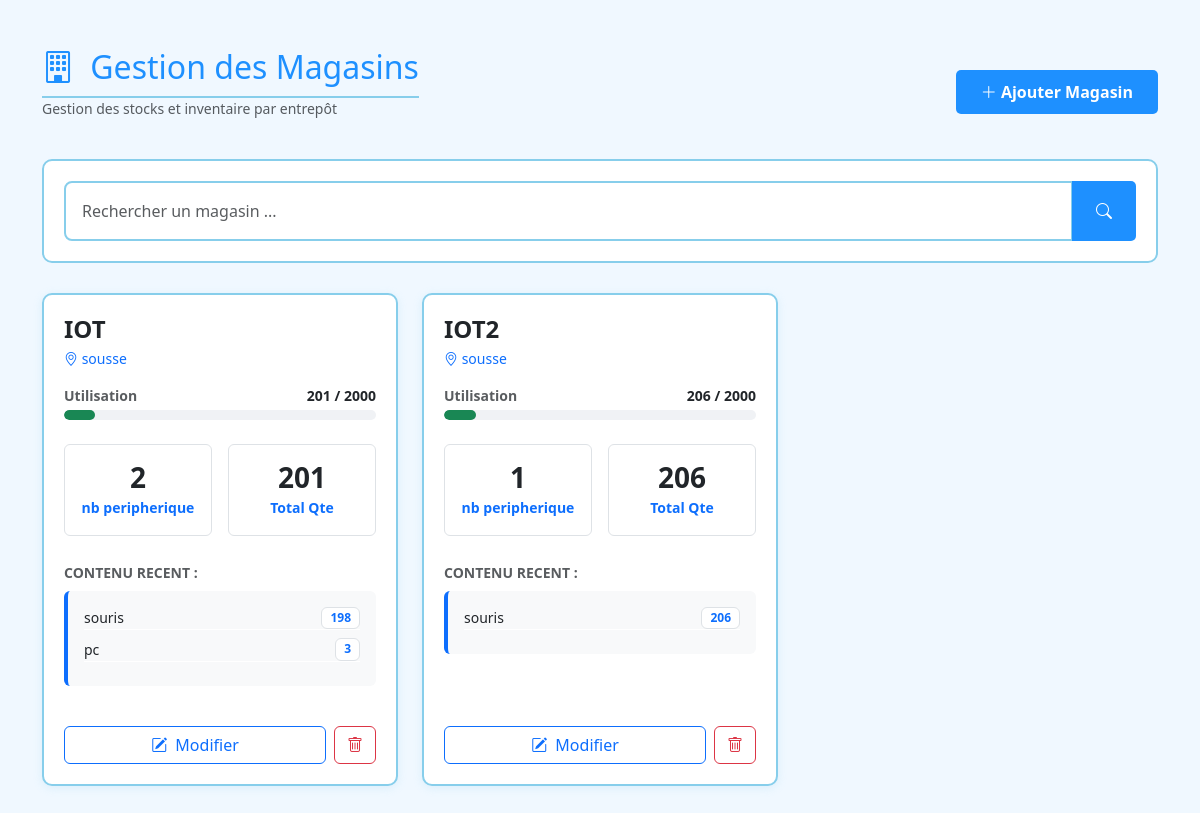
/Admin/gestionmagasin/gestionmagasins.php (signed in), run on the app's committed database.
### tables this page shows
CREATE TABLE `magasin` (
  `id_magasin` int(11) NOT NULL,
  `nom_magasin` varchar(50) NOT NULL,
  `adresse` varchar(150) DEFAULT NULL
);

CREATE TABLE `article` (
  `id_article` int(11) NOT NULL,
  `nom_article` varchar(100) NOT NULL,
  `modele` varchar(100) DEFAULT NULL,
  `cout` decimal(10,2) DEFAULT NULL,
  `quantite` int(11) DEFAULT 0,
  `id_magasin` int(11) DEFAULT NULL
);

### Admin/gestionmagasin/gestionmagasins.php (the view, shortened to what this page needs)
<?php
require_once '../../includes/connexion.php';
if (isset($_GET['search'])) {
    $search = $_GET['search'];
} else {
    $search = "";
}
    $role = $_SESSION['role'];
$CAPACITE_DEFAUT = 2000;
    if ($search != "") {
        $sql = "SELECT m.*, COUNT(a.id_article) AS nb_types, IFNULL(SUM(a.quantite), 0) AS total_qte FROM magasin m
        LEFT JOIN article a ON m.id_magasin = a.id_magasin  AND a.quantite > 0
        WHERE m.nom_magasin LIKE ?
        GROUP BY m.id_magasin";
        $stmt = $pdo->prepare($sql);
        $stmt->execute(["%$search%"]);
    } else {
        $sql = "SELECT m.*, COUNT(a.id_article) AS nb_types, IFNULL(SUM(a.quantite), 0) AS total_qte
                FROM magasin m
                LEFT JOIN article a ON m.id_magasin = a.id_magasin AND a.quantite > 0
                GROUP BY m.id_magasin";
        $stmt = $pdo->query($sql);
    }
    $magasins = $stmt->fetchAll();
    $mag=[];
    foreach ($magasins as $m) {
        $stmt_art = $pdo->prepare("SELECT nom_article, quantite FROM article WHERE id_magasin = ?  AND quantite >0 ");
        $stmt_art->execute([$m['id_magasin']]);
        $m['list_articles'] = $stmt_art->fetchAll();
        $mag [] = $m;
    }
?>
<!DOCTYPE html>
<html lang="fr">
<head>
    <link href="https://cdn.jsdelivr.net/npm/bootstrap@5.3.0/dist/css/bootstrap.min.css" rel="stylesheet">
    <link rel="stylesheet" href="https://cdn.jsdelivr.net/npm/bootstrap-icons@1.11.1/font/bootstrap-icons.css">
    <link rel="stylesheet" href="../../css/base.css">
    <link rel="stylesheet" href="../../css/cards.css">
    <link rel="stylesheet" href="../../css/forms.css">
</head>
<body>
<div class="container py-5">
    <div class="d-flex justify-content-between align-items-center mb-4">
        <div>
            <h2 class="mb-0 "><i class="bi bi-building me-2"></i> Gestion des Magasins</h2>
            <p class="text-muted small">Gestion des stocks et inventaire par entrepôt</p>
        </div>
         <?php if( $role == 'admin'): ?>
        <a href="ajout_magasin.php" class="btn btn-primary   ">
            <i class="bi bi-plus-lg "></i> Ajouter Magasin
        </a>
              <?php endif; ?>
    </div>
    <div class="search-container  ">
        <form method="GET">
            <div class="input-group">
                <input type="text" name="search" class="form-control p-3 "
                       placeholder="Rechercher un magasin ..." >
                <button class="btn btn-primary px-4"><i class="bi bi-search"></i></button>
            </div>
        </form>
    </div>
    <div class="row g-4">
        <?php if(empty($mag)): ?>
            <div class="col-12">
                <div class="no-results shadow-sm">
                    <i class="bi bi-building-exclamation" style="font-size: 4rem; color: var(--secondary);"></i>
                    <h4 class="mt-3 fw-bold " style="color: var(--primary);">Aucun magasin trouve</h4>
                    <p class="text-muted">Essayez un autre mot-clé ou créer un nouveau magasin.</p>
                </div>
            </div>
        <?php else: ?>
            <?php foreach($mag as $m):
                $usage_percent = ($m['total_qte'] / $CAPACITE_DEFAUT) * 100;
               if ($usage_percent > 85) {
               $bar_color = 'bg-danger';
                } elseif ($usage_percent > 50) {
                $bar_color = 'bg-warning';
                } else {
                $bar_color = 'bg-success';
                }?>
                <div class="col-4">
                    <div class="user-card ">
                        <div class="mb-3">
                            <h4 class="fw-bold text-dark mb-1 text-uppercase"><?= htmlspecialchars($m['nom_magasin']) ?></h4>
                            <div class="text-primary small">
                                <i class="bi bi-geo-alt"></i> <?= htmlspecialchars($m['adresse']) ?>
                            </div>
                        </div>
                        <div class="mb-4">
                            <div class="d-flex justify-content-between align-items-center mb-1">
                                <span class="small text-muted fw-bold">Utilisation</span>
                                <span class="fw-bold small text-dark"><?=($m['total_qte']) ?> / <?= $CAPACITE_DEFAUT ?></span>
                            </div>
                            <div class="progress" style="height: 10px; background-color: #f0f2f5; border-radius: 10px;">
                                <div class="progress-bar <?= $bar_color ?> rounded-pill" style="width: <?= min($usage_percent, 100) ?>%"> </div>
                            </div>
                        </div>
                        <div class="row g-3 mb-4">
                            <div class="col-6">
                                <div class="border rounded p-3 text-center bg-white ">
                                    <h3 class="fw-bold mb-0 text-dark"><?= $m['nb_types'] ?></h3>
                                    <small class="text-primary fw-bold">nb peripherique </small>
                                </div>
                            </div>
                            <div class="col-6">
                                <div class="border rounded p-3 text-center bg-white ">
                                    <h3 class="fw-bold mb-0 text-dark"><?= $m['total_qte'] ?></h3>
                                    <small class="text-primary fw-bold">Total Qte</small>
                                </div>
                            </div>
                        </div>
                        <div class="mb-4">
                            <label class="fw-bold text-muted small mb-2 text-uppercase">Contenu recent :</label>
                            <div class="bg-light rounded p-3 border-start border-4 border-primary ">
                                <?php if(empty($m['list_articles'])): ?>
                                    <div class="text-muted small text-center italic">Aucun article actif</div>
                                <?php else: ?>
                                    <?php foreach($m['list_articles'] as $art): ?>
                                        <div class="d-flex justify-content-between align-items-center mb-2 border-bottom  border-white">
                                            <span class="text-dark small"><?= htmlspecialchars($art['nom_article']) ?></span>
                                            <span class="badge bg-white text-primary border  px-2"><?= $art['quantite'] ?></span>
                                        </div>
                                    <?php endforeach; ?>
                                <?php endif; ?>
                            </div>
                        </div>
                        <div class="d-flex gap-2 mt-auto pt-3">
                               <?php if( $role == 'admin'): ?>
                            <a href="modifier_magasin.php?id=<?= $m['id_magasin'] ?>"
                               class="btn btn-outline-primary flex-grow-1 ">
                               <i class="bi bi-pencil-square me-1"></i> Modifier
                            </a>
                            <a href="suprimer_magasin.php?id=<?= $m['id_magasin'] ?>"
                               class="btn btn-outline-danger "
                               onclick="return confirm('Êtes-vous sûr de vouloir supprimer ce magasin ?')">
                                <i class="bi bi-trash"></i>
                            </a>
                             <?php endif; ?>
                        </div>
                    </div>
                </div>
            <?php endforeach; ?>
        <?php endif; ?>
    </div>
</div>
</body>
</html>

### css/base.css (style rules this page uses)
:root { --primary: #1e90ff; --primary-dark: #0066cc; --secondary: #87ceeb; --danger: #ff6b6b; --success: #009900; --bg: #f0f8ff; --text-muted: #4682b4; }
body { background-color: var(--bg) ; }
h2 { color: var(--primary); border-bottom: 2px solid var(--secondary); padding-bottom: 10px; margin-bottom: 30px; }

### css/cards.css (style rules this page uses)
.user-card { background: white; border-radius: 10px; border: 2px solid var(--secondary); padding: 20px; box-shadow: 0 2px 10px rgba(135, 206, 235, 0.2); transition: transform 0.3s ease; height: 100%; display: flex; flex-direction: column; }
.search-container { background-color: white; padding: 20px; border-radius: 10px; border: 2px solid var(--secondary); margin-bottom: 30px; }

### css/forms.css (style rules this page uses)
.form-control, .form-select { border: 2px solid var(--secondary); border-radius: 8px; padding: 12px; font-size: 1rem; line-height: 1.5; }
.btn-primary { background-color: #1e90ff !important; border: none !important; color: white !important; padding: 10px 25px; font-weight: bold; border-radius: 5px; font-size: 1rem; transition: background 0.3s ease; white-space: nowrap; text-decoration: none; }

### data on the page
magasin: nom_magasin "IOT", adresse "sousse", total_qte "201", min($usage_percent, 100) 10.05 (drawn), nb_types "2"
article: nom_article "souris", quantite "198"
article: nom_article "pc", quantite "3"
magasin: nom_magasin "IOT2", adresse "sousse", total_qte "206", min($usage_percent, 100) 10.3 (drawn), nb_types "1"
article: nom_article "souris", quantite "206"
